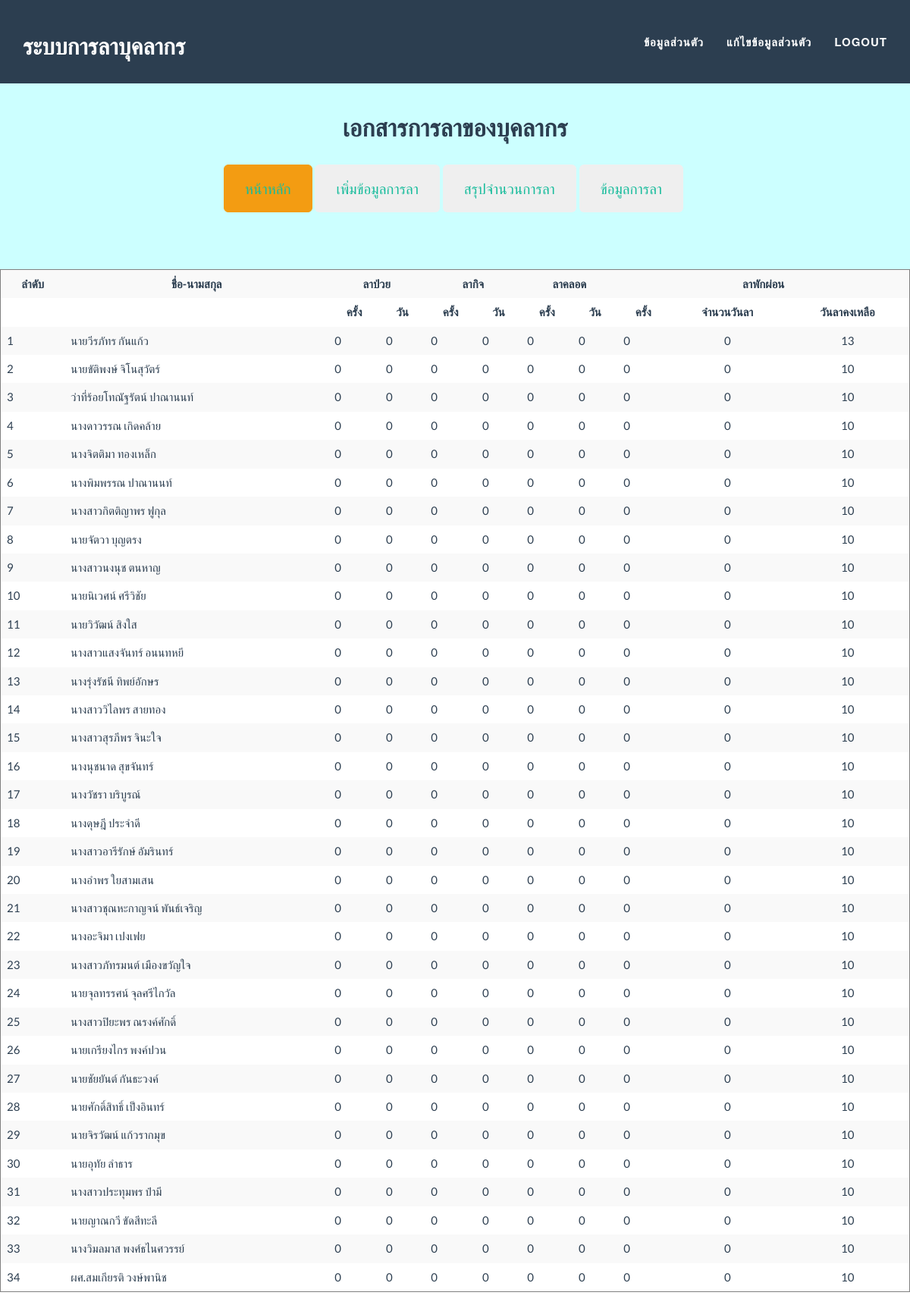
The app's page /numlaall.php (signed in) with its own data.
### tables this page shows
CREATE TABLE `la_personal` (
  `id_personal` int(11) NOT NULL AUTO_INCREMENT,
  `id_prefix` int(11) DEFAULT NULL,
  `username` varchar(50) DEFAULT NULL,
  `password` int(11) DEFAULT NULL,
  `fname` varchar(255) DEFAULT NULL,
  `lname` varchar(255) DEFAULT NULL,
  `email` varchar(100) NOT NULL,
  `id_position` int(11) DEFAULT NULL,
  `id_subdepart` int(11) DEFAULT NULL,
  `id_departmaent` int(11) DEFAULT NULL,
  `id_boss` int(11) DEFAULT NULL,
  `tel` varchar(255) DEFAULT NULL,
  `permission` int(5) NOT NULL,
  `colagela` int(5) NOT NULL,
  `imgper` varchar(200) NOT NULL,
  PRIMARY KEY (`id_personal`)
);

CREATE TABLE `la_prefix` (
  `id_prefix` int(11) NOT NULL DEFAULT '0',
  `nameprefix` varchar(255) DEFAULT NULL,
  PRIMARY KEY (`id_prefix`)
);

### config.php (called while the page is built, shortened)
<?php
function db()
{
	return $GLOBALS['mysqli'];
}
?>

### numlaall.php (the view, shortened to what this page needs)
<?php
include 'config.php';
?>
<!DOCTYPE html>
<html lang="en">
	<head>
	<link href="css/bootstrap.min.css" rel="stylesheet">
	<link href="css/freelancer.css" rel="stylesheet">
	<link href="font-awesome/css/font-awesome.min.css" rel="stylesheet" type="text/css">
</head>
<body id="page-top" class="index">
<?php include 'menu.php';?>
      <center>
       <div class="form-group">
<table class="table table-striped" border="1">
  <tr>
   <th ><center>ลำดับ</center></th>
   <th ><center>ชื่อ-นามสกุล</center></th>
  <th colspan="2"><center>ลาป่วย</center></th>
  <th colspan="2" ><center>ลากิจ</center></th>
  <th colspan="2"><center>ลาคลอด</center></th>
  <th colspan="3"><center>ลาพักผ่อน</center></th>
 </tr>
 <tr>
     <th></th>
       <th></th>
    <th><center>ครั้ง</center></th>
  <th><center>วัน</center></th>
   <th><center>ครั้ง</center></th>
  <th><center>วัน</center></th>
    <th><center>ครั้ง</center></th>
  <th><center>วัน</center></th>
  <th><center>ครั้ง</center></th>
  <th><center>จำนวนวันลา</center></th>
  <th><center>วันลาคงเหลือ</center></th>
 </tr>
 <?php
 $queryp1 = db()->query('SELECT * FROM la_personal');
 $count=1;
 while(list($id_personal,$id_prefix,$username,$password,$fname,$lname,$id_position,$id_subdepart,$id_departmaent,$id_boss,$tel,$permission,$colagela) = $queryp1->fetch_row()){
 $queryq1 = db()->query('SELECT id_type,id_personal,SUM(namla) AS numall_la FROM la_detail where id_personal="'.$id_personal.'" and id_type=1 group by id_personal,id_type');
 $rowq1 = $queryq1->fetch_assoc();
 $queryq11 = db()->query('SELECT id_type,id_personal FROM la_detail where id_personal="'.$id_personal.'" and id_type=1');
 $queryq2 = db()->query('SELECT id_type,id_personal,SUM(namla) AS numall_la FROM la_detail where id_personal="'.$id_personal.'" and id_type=2 group by id_personal,id_type');
 $rowq2 = $queryq2->fetch_assoc();
 $queryq12 = db()->query('SELECT id_type,id_personal FROM la_detail where id_personal="'.$id_personal.'" and id_type=2');
 $queryq3 = db()->query('SELECT id_type,id_personal,SUM(namla) AS numall_la FROM la_detail where id_personal="'.$id_personal.'" and id_type=3 group by id_personal,id_type');
 $rowq3 = $queryq3->fetch_assoc();
 $queryq13 = db()->query('SELECT id_type,id_personal FROM la_detail where id_personal="'.$id_personal.'" and id_type=3');
 $queryq4 = db()->query('SELECT id_type,id_personal,SUM(namla) AS numall_la FROM la_detail where id_personal="'.$id_personal.'" and id_type=4 group by id_personal,id_type');
 $rowq4 = $queryq4->fetch_assoc();
 $queryq14 = db()->query('SELECT id_type,id_personal FROM la_detail where id_personal="'.$id_personal.'" and id_type=4');
 ?>
       <tr>
        <td><?php echo $count++;?></td>
    <td><?php
    $querypre1 = db()->query('SELECT * from la_prefix where id_prefix="'.$id_prefix.'"');
    $rowpre1 = $querypre1->fetch_assoc();
    echo $rowpre1['nameprefix'].$fname." ".$lname;
  ?></td>
  <td><?php echo  $queryq12->num_rows;?></td>
  <td><?php
  if(isset($rowq2['numall_la'])){
  	echo $rowq2['numall_la'];
  }else{
  	echo 0;
  }
  ?></td>
  <td><?php echo  $queryq13->num_rows;?></td>
  <td><?php
if(isset($rowq3['numall_la'])){
  	echo $rowq3['numall_la'];
  }else{
  	echo 0;
  }
  ?></td>
    <td><?php echo  $queryq14->num_rows;?></td>
  <td><?php
if(isset($rowq4['numall_la'])){
  	echo $rowq4['numall_la'];
  }else{
  	echo 0;
  }
  ?></td>
    <td><?php echo  $queryq11->num_rows;?></td>
  <td><center><?php
if(isset($rowq1['numall_la'])){
  	echo $rowq1['numall_la'];
  }else{
  	echo 0;
  }
  ?></center></td>
  <td><center>
   <?php
   $queryq5 = db()->query('SELECT * FROM la_personal where id_personal="'.$id_personal.'"');
   $rowq5 = $queryq5->fetch_assoc();
   echo (10+$rowq5['colagela'])-$rowq1['numall_la'];
   ?>
  </center></td>
    </tr>
  <?php }?>
</div>
</center>
</body>
</html>

### css/freelancer.css (style rules this page uses)
body { overflow-x: hidden; }

### records on screen
la_personal: id_prefix.nameprefix "นาย", fname "วีรภัทร", lname "กันแก้ว", num_rows "0", (10+$rowq5['colagela'])-$rowq1['numall_la'] "13"
la_personal: id_prefix.nameprefix "นาย", fname "ขัติพงษ์", lname "จิโนสุวัตร์", num_rows "0", (10+$rowq5['colagela'])-$rowq1['numall_la'] "10"
la_personal: id_prefix.nameprefix "ว่าที่ร้อยโท", fname "ณัฐรัตน์", lname "ปาณานนท์", num_rows "0", (10+$rowq5['colagela'])-$rowq1['numall_la'] "10"
la_personal: id_prefix.nameprefix "นาง", fname "ดาวรรณ", lname "เกิดคล้าย", num_rows "0", (10+$rowq5['colagela'])-$rowq1['numall_la'] "10"
la_personal: id_prefix.nameprefix "นาง", fname "จิตติมา", lname "ทองเหล็ก", num_rows "0", (10+$rowq5['colagela'])-$rowq1['numall_la'] "10"
la_personal: id_prefix.nameprefix "นาง", fname "พิมพรรณ", lname "ปาณานนท์", num_rows "0", (10+$rowq5['colagela'])-$rowq1['numall_la'] "10"
la_personal: id_prefix.nameprefix "นางสาว", fname "กิตติญาพร", lname "ฟูกุล", num_rows "0", (10+$rowq5['colagela'])-$rowq1['numall_la'] "10"
la_personal: id_prefix.nameprefix "นาย", fname "จัตวา", lname "บุญตรง", num_rows "0", (10+$rowq5['colagela'])-$rowq1['numall_la'] "10"
la_personal: id_prefix.nameprefix "นางสาว", fname "นงนุช", lname "ตนหาญ", num_rows "0", (10+$rowq5['colagela'])-$rowq1['numall_la'] "10"
la_personal: id_prefix.nameprefix "นาย", fname "นิเวศน์", lname "ศรีวิชัย", num_rows "0", (10+$rowq5['colagela'])-$rowq1['numall_la'] "10"
la_personal: id_prefix.nameprefix "นาย", fname "วิวัฒน์", lname "สิงใส", num_rows "0", (10+$rowq5['colagela'])-$rowq1['numall_la'] "10"
la_personal: id_prefix.nameprefix "นางสาว", fname "แสงจันทร์", lname "อนนทหยี", num_rows "0", (10+$rowq5['colagela'])-$rowq1['numall_la'] "10"
la_personal: id_prefix.nameprefix "นาง", fname "รุ่งรัชนี", lname "ทิพย์อักษร", num_rows "0", (10+$rowq5['colagela'])-$rowq1['numall_la'] "10"
la_personal: id_prefix.nameprefix "นางสาว", fname "วิไลพร", lname "สายทอง", num_rows "0", (10+$rowq5['colagela'])-$rowq1['numall_la'] "10"
la_personal: id_prefix.nameprefix "นางสาว", fname "สุรภีพร", lname "จินะใจ", num_rows "0", (10+$rowq5['colagela'])-$rowq1['numall_la'] "10"
la_personal: id_prefix.nameprefix "นาง", fname "นุชนาด", lname "สุขจันทร์", num_rows "0", (10+$rowq5['colagela'])-$rowq1['numall_la'] "10"
la_personal: id_prefix.nameprefix "นาง", fname "วัชรา", lname "บริบูรณ์", num_rows "0", (10+$rowq5['colagela'])-$rowq1['numall_la'] "10"
la_personal: id_prefix.nameprefix "นาง", fname "ดุษฎี", lname "ประจำดี", num_rows "0", (10+$rowq5['colagela'])-$rowq1['numall_la'] "10"
la_personal: id_prefix.nameprefix "นางสาว", fname "อารีรักษ์", lname "อัมรินทร์", num_rows "0", (10+$rowq5['colagela'])-$rowq1['numall_la'] "10"
la_personal: id_prefix.nameprefix "นาง", fname "อำพร", lname "ใยสามเสน", num_rows "0", (10+$rowq5['colagela'])-$rowq1['numall_la'] "10"
la_personal: id_prefix.nameprefix "นางสาว", fname "ชุณหะกาญจน์", lname "พันธ์เจริญ", num_rows "0", (10+$rowq5['colagela'])-$rowq1['numall_la'] "10"
la_personal: id_prefix.nameprefix "นาง", fname "อะจิมา", lname "เปงเฟย", num_rows "0", (10+$rowq5['colagela'])-$rowq1['numall_la'] "10"
la_personal: id_prefix.nameprefix "นางสาว", fname "ภัทรมนต์", lname "เมืองขวัญใจ", num_rows "0", (10+$rowq5['colagela'])-$rowq1['numall_la'] "10"
la_personal: id_prefix.nameprefix "นาย", fname "จุลทรรศน์", lname "จุลศรีไกวัล", num_rows "0", (10+$rowq5['colagela'])-$rowq1['numall_la'] "10"
la_personal: id_prefix.nameprefix "นางสาว", fname "ปิยะพร", lname "ณรงค์ศักดิ์", num_rows "0", (10+$rowq5['colagela'])-$rowq1['numall_la'] "10"
la_personal: id_prefix.nameprefix "นาย", fname "เกรียงไกร", lname "พงค์ปวน", num_rows "0", (10+$rowq5['colagela'])-$rowq1['numall_la'] "10"
la_personal: id_prefix.nameprefix "นาย", fname "ชัยยันต์", lname "กันธะวงค์", num_rows "0", (10+$rowq5['colagela'])-$rowq1['numall_la'] "10"
la_personal: id_prefix.nameprefix "นาย", fname "ศักดิ์สิทธิ์", lname "เป็งอินทร์", num_rows "0", (10+$rowq5['colagela'])-$rowq1['numall_la'] "10"
la_personal: id_prefix.nameprefix "นาย", fname "จิรวัฒน์", lname "แก้วรากมุข", num_rows "0", (10+$rowq5['colagela'])-$rowq1['numall_la'] "10"
la_personal: id_prefix.nameprefix "นาย", fname "อุทัย", lname "ลำธาร", num_rows "0", (10+$rowq5['colagela'])-$rowq1['numall_la'] "10"
la_personal: id_prefix.nameprefix "นางสาว", fname "ประทุมพร", lname "ป๋ามี", num_rows "0", (10+$rowq5['colagela'])-$rowq1['numall_la'] "10"
la_personal: id_prefix.nameprefix "นาย", fname "ญาณกวี", lname "ขัดสีทะลี", num_rows "0", (10+$rowq5['colagela'])-$rowq1['numall_la'] "10"
la_personal: id_prefix.nameprefix "นาง", fname "วิมลมาส", lname "พงศ์ธไนศวรรย์", num_rows "0", (10+$rowq5['colagela'])-$rowq1['numall_la'] "10"
la_personal: id_prefix.nameprefix "ผศ.", fname "สมเกียรติ", lname "วงษ์พานิช", num_rows "0", (10+$rowq5['colagela'])-$rowq1['numall_la'] "10"
